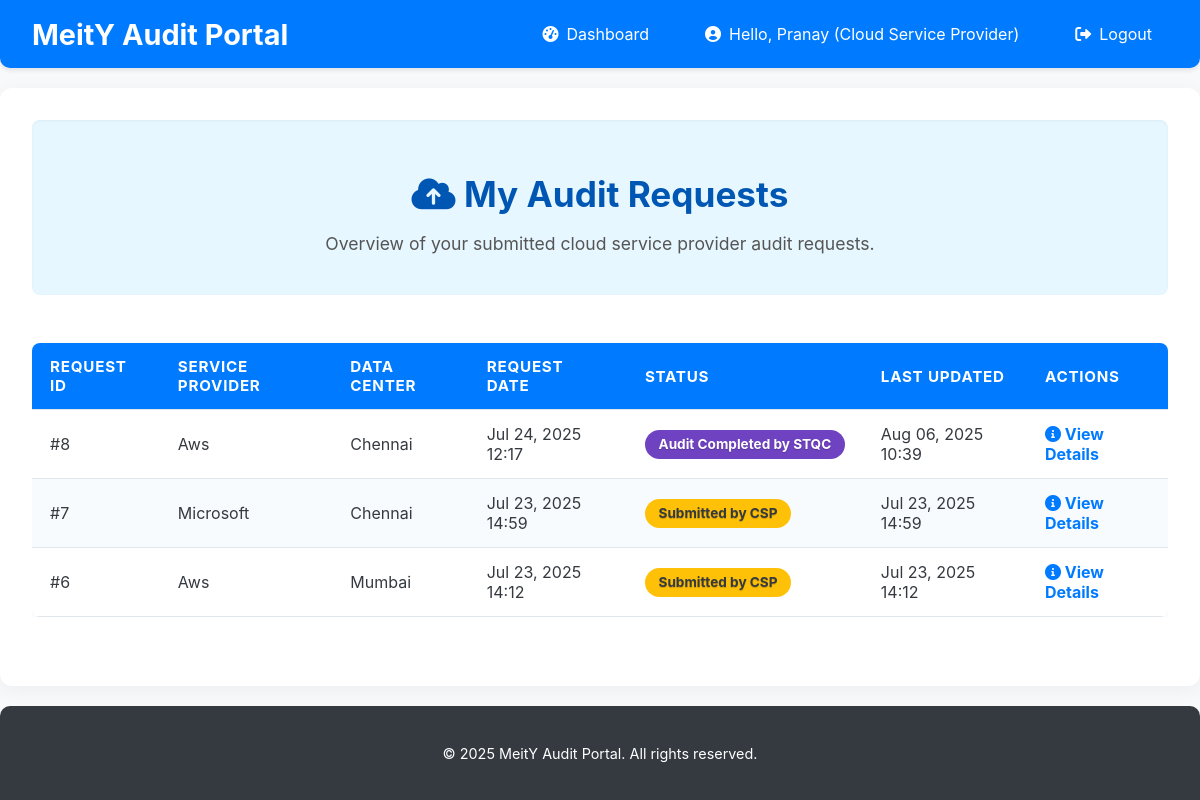
Screenshot of /requests/ (signed in) with the database file from the repository.
### users/models.py (models this page shows, shortened)
class CustomUser(AbstractUser):
    ROLE_CHOICES = (
        ('CSP', 'Cloud Service Provider'),
        ('MeitY_Reviewer', 'MeitY Reviewer'),
        ('STQC_Auditor', 'STQC Auditor'),
        ('Scientist_F', 'Scientist F (Governing Authority)'),
    )
    role = models.CharField(max_length=50, choices=ROLE_CHOICES, default='CSP')
    organization = models.CharField(max_length=255, blank=True, null=True) # E.g., AWS, Azure, MeitY, STQC
    @property
    def is_csp(self):
        return self.role == 'CSP'
    @property
    def is_meity_reviewer(self):
        return self.role == 'MeitY_Reviewer'

### audit_management/models.py (models this page shows, shortened)
class AuditRequest(models.Model):
    STATUS_CHOICES = (
        ('Submitted_by_CSP', 'Submitted by CSP'), # Initial state
        ('Forwarded_to_STQC', 'Forwarded to STQC for Audit'), # After MeitY Reviewer forwards
        ('Audit_Completed_by_STQC', 'Audit Completed by STQC'), # After STQC Auditor completes
        ('Approved_by_ScientistF', 'Approved by Scientist F'), # Final approval
        ('Rejected_by_ScientistF', 'Rejected by Scientist F'), # Final rejection
    )
    csp = models.ForeignKey(settings.AUTH_USER_MODEL, on_delete=models.CASCADE,
                            limit_choices_to={'role': 'CSP'}, related_name='audit_requests')
    service_provider_name = models.CharField(max_length=255, help_text="Name of the Cloud Service Provider")
    data_center_location = models.CharField(max_length=255)
    request_date = models.DateTimeField(auto_now_add=True)
    status = models.CharField(max_length=50, choices=STATUS_CHOICES, default='Submitted_by_CSP')
    description = models.TextField(blank=True, null=True)
    last_updated = models.DateTimeField(auto_now=True)
    certificate_of_empanelment = models.FileField(
        upload_to='certificates/',
        null=True,
        blank=True
    )
    class Meta:
        ordering = ['-request_date'] # Order by most recent requests first

### audit_management/views.py (the view, shortened to what this page needs)
# urls.py: path('requests/', views.audit_request_list, name='audit_request_list'),
@login_required
def audit_request_list(request):
    pending_requests = AuditRequest.objects.none()
    reviewed_requests = AuditRequest.objects.none()
    audit_requests_all = AuditRequest.objects.all()
    if request.user.is_csp:
        audit_requests = audit_requests_all.filter(csp=request.user)
    elif request.user.is_stqc_auditor:
        audit_requests = audit_requests_all.filter(status='Forwarded_to_STQC')
        print(f"STQC Auditor: Filtering for status 'Forwarded_to_STQC'. Found {audit_requests.count()} requests.") # DEBUG
        for req in audit_requests: # DEBUG
            print(f"  - Request ID: {req.id}, Current Status: {req.status}") # DEBUG
    elif request.user.is_scientist_f:
        audit_requests = audit_requests_all # Scientist F views all requests
    else:
        messages.error(request, "Access denied. Your role cannot view audit requests.")
        return redirect('dashboard')
    context = {
        'audit_requests': audit_requests, # This remains the main list for non-MeitY roles
        'pending_requests': pending_requests, # Specific for MeitY reviewer
        'reviewed_requests': reviewed_requests, # Specific for MeitY reviewer
    }
    return render(request, 'audit_management/audit_request_list.html', context)

### templates/audit_management/audit_request_list.html (shortened to what this page needs)
{% extends 'base.html' %}
{% block content %}
<div class="section-header">
    {% if user.is_csp %}
        <h2><i class="fas fa-cloud-upload-alt"></i> My Audit Requests</h2>
        <p>Overview of your submitted cloud service provider audit requests.</p>
    {% elif user.is_meity_reviewer %}
        <h2><i class="fas fa-clipboard-list"></i> MeitY Reviewer Dashboard</h2>
        <p>Manage pending and reviewed audit requests.</p>
    {% elif user.is_stqc_auditor %}
        <h2><i class="fas fa-tasks"></i> Assigned Audits</h2>
        <p>Audit requests assigned to you for conducting the audit process.</p>
    {% elif user.is_scientist_f %}
        <h2><i class="fas fa-globe"></i> All Audit Requests</h2>
        <p>Comprehensive list of all audit requests across the lifecycle.</p>
    {% endif %}
</div>
{% if user.is_meity_reviewer %}
    <h3 style="color: #007bff; margin-top: 2.5rem; margin-bottom: 1rem; font-size: 1.8rem; border-bottom: 2px solid #e9ecef; padding-bottom: 0.5rem;"><i class="fas fa-hourglass-half"></i> Pending Reviews</h3>
    {% if pending_requests %}
        <div class="audit-table-container">
            <table class="audit-table">
                <thead>
                    <tr>
                        <th>Request ID</th>
                        <th>Service Provider</th>
                        <th>Data Center</th>
                        <th>Request Date</th>
                        <th>Status</th>
                        <th>Last Updated</th>
                        <th>Actions</th>
                    </tr>
                </thead>
                <tbody>
                    {% for request in pending_requests %}
                    <tr onclick="window.location.href='{% url 'audit_request_detail' pk=request.pk %}';">
                        <td data-label="Request ID">#{{ request.id }}</td>
                        <td data-label="Service Provider">{{ request.service_provider_name }}</td>
                        <td data-label="Data Center">{{ request.data_center_location }}</td>
                        <td data-label="Request Date">{{ request.request_date|date:"M d, Y H:i" }}</td>
                        <td data-label="Status">
                            <span class="status-badge status-{{ request.status }}">{{ request.get_status_display }}</span>
                        </td>
                        <td data-label="Last Updated">{{ request.last_updated|date:"M d, Y H:i" }}</td>
                        <td data-label="Actions">
                            <a href="{% url 'audit_request_detail' pk=request.pk %}" class="action-link"><i class="fas fa-info-circle"></i> View Details</a>
                        </td>
                    </tr>
                    {% endfor %}
                </tbody>
            </table>
        </div>
    {% else %}
        <p class="no-requests">
            <i class="fas fa-check-double fa-2x"></i><br>
            No audit requests currently pending your review.
        </p>
    {% endif %}
    <h3 style="color: #28a745; margin-top: 3.5rem; margin-bottom: 1rem; font-size: 1.8rem; border-bottom: 2px solid #e9ecef; padding-bottom: 0.5rem;"><i class="fas fa-history"></i> Reviewed Requests</h3>
    {% if reviewed_requests %}
        <div class="audit-table-container">
            <table class="audit-table">
                <thead>
                    <tr>
                        <th>Request ID</th>
                        <th>Service Provider</th>
                        <th>Data Center</th>
                        <th>Request Date</th>
                        <th>Status</th>
                        <th>Last Updated</th>
                        <th>Actions</th>
                    </tr>
                </thead>
                <tbody>
                    {% for request in reviewed_requests %}
                    <tr onclick="window.location.href='{% url 'audit_request_detail' pk=request.pk %}';">
                        <td data-label="Request ID">#{{ request.id }}</td>
                        <td data-label="Service Provider">{{ request.service_provider_name }}</td>
                        <td data-label="Data Center">{{ request.data_center_location }}</td>
                        <td data-label="Request Date">{{ request.request_date|date:"M d, Y H:i" }}</td>
                        <td data-label="Status">
                            <span class="status-badge status-{{ request.status }}">{{ request.get_status_display }}</span>
                        </td>
                        <td data-label="Last Updated">{{ request.last_updated|date:"M d, Y H:i" }}</td>
                        <td data-label="Actions">
                            <a href="{% url 'audit_request_detail' pk=request.pk %}" class="action-link"><i class="fas fa-info-circle"></i> View Details</a>
                        </td>
                    </tr>
                    {% endfor %}
                </tbody>
            </table>
        </div>
    {% else %}
        <p class="no-requests" style="border-color: #c9e4c9; background-color: #e9f5e9; color: #1a6d1a;">
            <i class="fas fa-clipboard-check fa-2x"></i><br>
            No requests have been reviewed by you yet, or are currently being processed by STQC/Scientist F.
        </p>
    {% endif %}
{% else %}
    {% if audit_requests %}
        <div class="audit-table-container">
            <table class="audit-table">
                <thead>
                    <tr>
                        <th>Request ID</th>
                        <th>Service Provider</th>
                        <th>Data Center</th>
                        <th>Request Date</th>
                        <th>Status</th>
                        <th>Last Updated</th>
                        <th>Actions</th>
                    </tr>
                </thead>
                <tbody>
                    {% for request in audit_requests %}
                    <tr onclick="window.location.href='{% url 'audit_request_detail' pk=request.pk %}';">
                        <td data-label="Request ID">#{{ request.id }}</td>
                        <td data-label="Service Provider">{{ request.service_provider_name }}</td>
                        <td data-label="Data Center">{{ request.data_center_location }}</td>
                        <td data-label="Request Date">{{ request.request_date|date:"M d, Y H:i" }}</td>
                        <td data-label="Status">
                            <span class="status-badge status-{{ request.status }}">{{ request.get_status_display }}</span>
                        </td>
                        <td data-label="Last Updated">{{ request.last_updated|date:"M d, Y H:i" }}</td>
                        <td data-label="Actions">
                            <a href="{% url 'audit_request_detail' pk=request.pk %}" class="action-link"><i class="fas fa-info-circle"></i> View Details</a>
                        </td>
                    </tr>
                    {% endfor %}
                </tbody>
            </table>
        </div>
    {% endif %}
{% endif %}
{% endblock %}

### templates/base.html (shortened to what this page needs)
<!DOCTYPE html>
<html lang="en">
<head>
    <link rel="stylesheet" href="https://cdnjs.cloudflare.com/ajax/libs/font-awesome/6.0.0-beta3/css/all.min.css">
</head>
<body>
    <header class="navbar">
        <a href="{% url 'home' %}" class="navbar-brand">MeitY Audit Portal</a>
        <nav>
            <ul class="navbar-nav">
                {% if user.is_authenticated %}
                    <li class="nav-item">
                        <a href="{% url 'dashboard' %}" class="nav-link">
                            <i class="fas fa-tachometer-alt"></i> Dashboard
                        </a>
                    </li>
                    <li class="nav-item">
                        <span class="nav-link">
                            <i class="fas fa-user-circle"></i> Hello, {{ user.username }} ({{ user.get_role_display }})
                        </span>
                    </li>
                    <li class="nav-item">
                        <a href="{% url 'logout' %}" class="nav-link">
                            <i class="fas fa-sign-out-alt"></i> Logout
                        </a>
                    </li>
                {% endif %}
            </ul>
        </nav>
    </header>
    <main class="container">
        {% block content %}{% endblock %}
    </main>
    <footer class="footer">
        <p>&copy; 2025 MeitY Audit Portal. All rights reserved.</p>
    </footer>
</body>
</html>

### templates/base.html (style rules this page uses)
body { font-family: 'Inter', sans-serif; margin: 0; padding: 0; background-color: #f8f9fa; color: #343a40; display: flex; flex-direction: column; min-height: 100vh; }
.navbar { background-color: #007bff; color: white; padding: 1rem 2rem; box-shadow: 0 2px 5px rgba(0, 0, 0, 0.1); display: flex; justify-content: space-between; align-items: center; flex-wrap: wrap; border-bottom-left-radius: 10px; border-bottom-right-radius: 10px; }
.navbar-brand { font-size: 1.8rem; font-weight: bold; color: white; text-decoration: none; margin-right: 2rem; }
.navbar-nav { display: flex; list-style: none; margin: 0; padding: 0; align-items: center; }
.nav-item { margin-left: 1.5rem; }
.nav-link { color: white; text-decoration: none; padding: 0.5rem 1rem; border-radius: 5px; transition: background-color 0.3s ease; display: flex; align-items: center; }
.nav-link i { margin-right: 0.5rem; }
.container { flex-grow: 1; padding: 2rem; max-width: 1200px; margin: 20px auto; background-color: white; border-radius: 12px; box-shadow: 0 4px 20px rgba(0, 0, 0, 0.05); overflow: hidden; }
.footer { background-color: #343a40; color: white; text-align: center; padding: 1.5rem 2rem; margin-top: auto; border-top-left-radius: 10px; border-top-right-radius: 10px; font-size: 0.9rem; }

### templates/audit_management/audit_request_list.html (style rules this page uses)
.section-header { background-color: #e6f7ff; padding: 1.5rem; border-radius: 8px; margin-bottom: 2rem; text-align: center; box-shadow: inset 0 1px 3px rgba(0,0,0,0.05); color: #0056b3; }
.section-header h2 { margin-bottom: 0.5rem; font-size: 2.2rem; }
.section-header p { font-size: 1.1rem; color: #555; }
.audit-table-container { overflow-x: auto; }
.audit-table { width: 100%; border-collapse: collapse; margin-top: 1rem; box-shadow: 0 2px 8px rgba(0,0,0,0.05); border-radius: 8px; overflow: hidden; }
.audit-table th, .audit-table td { padding: 14px 18px; text-align: left; border-bottom: 1px solid #e0e6e9; }
.audit-table th { background-color: #007bff; color: white; font-weight: bold; text-transform: uppercase; font-size: 0.95rem; letter-spacing: 0.05em; }
.audit-table tbody tr:nth-child(even) { background-color: #f8fbfd; }
.status-badge { display: inline-block; padding: 0.5em 1em; border-radius: 25px; font-size: 0.85em; font-weight: bold; text-align: center; white-space: nowrap; color: white; text-shadow: 0 1px 1px rgba(0,0,0,0.2); }
.status-Submitted_by_CSP { background-color: #ffc107; color: #343a40; }
.status-Audit_Completed_by_STQC { background-color: #6f42c1; }
.action-link { color: #007bff; text-decoration: none; font-weight: bold; transition: color 0.3s ease; }

### rows the page displays
CustomUser: username "Pranay", role "Cloud Service Provider"
AuditRequest: id "8", service_provider_name "Aws", data_center_location "Chennai", request_date "Jul 24, 2025 12:17", status "Audit Completed by STQC", last_updated "Aug 06, 2025 10:39"
AuditRequest: id "7", service_provider_name "Microsoft", data_center_location "Chennai", request_date "Jul 23, 2025 14:59", status "Submitted by CSP", last_updated "Jul 23, 2025 14:59"
AuditRequest: id "6", service_provider_name "Aws", data_center_location "Mumbai", request_date "Jul 23, 2025 14:12", status "Submitted by CSP", last_updated "Jul 23, 2025 14:12"
